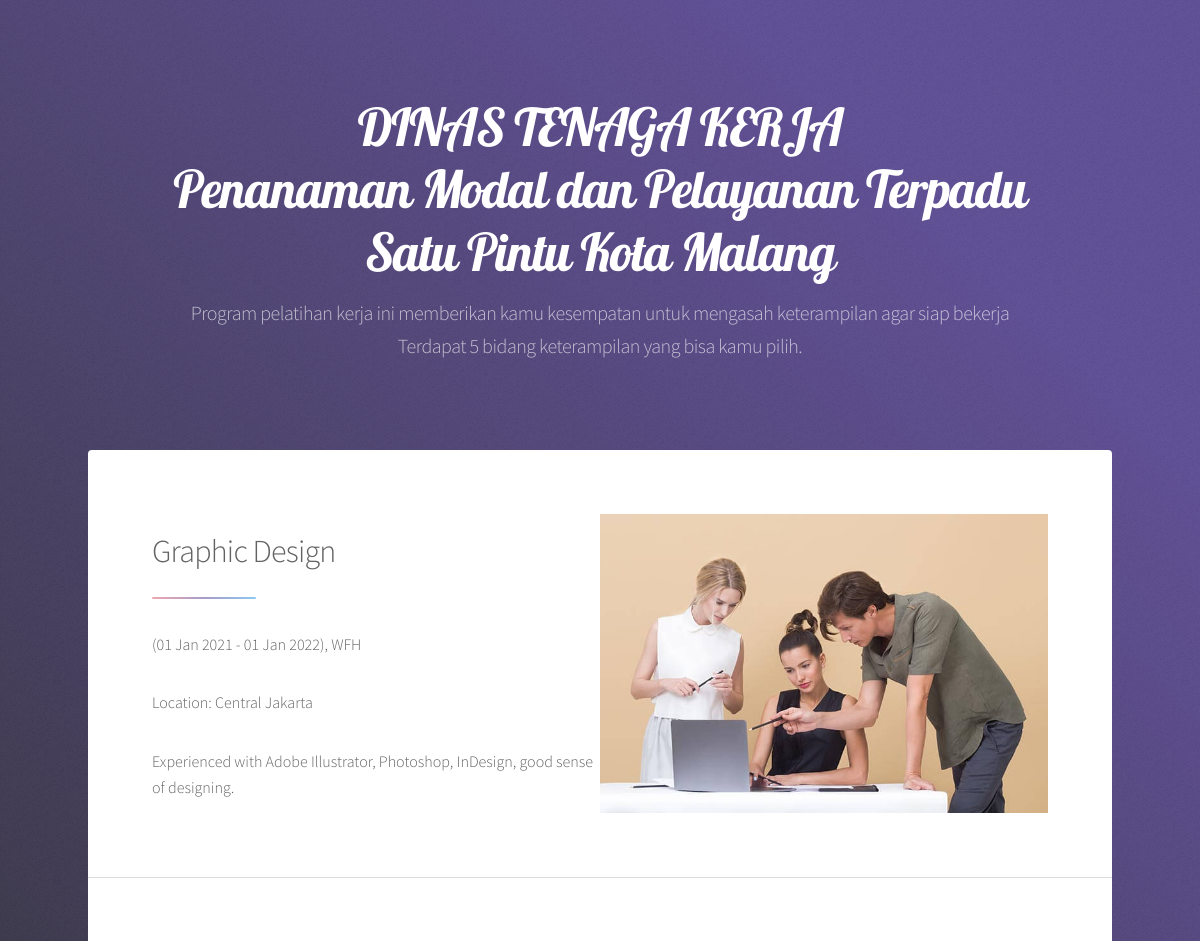
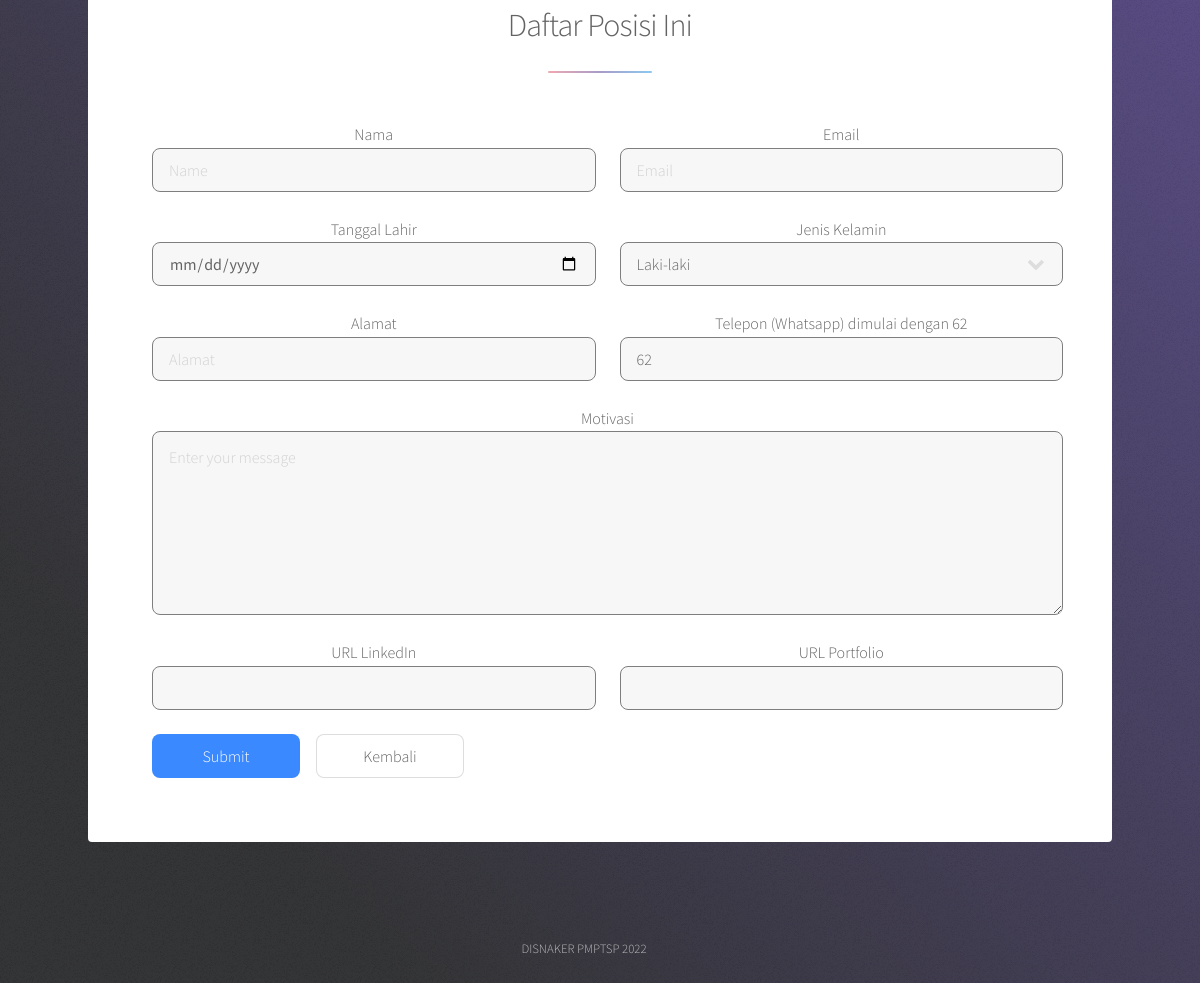
Page /apply.php?id=1 on the committed database (2 pictures, top to bottom).
### tables this page shows
CREATE TABLE `job` (
  `id` int(11) NOT NULL,
  `jobname` varchar(30) NOT NULL,
  `jobdesc` text NOT NULL,
  `jobstart` date NOT NULL,
  `jobend` date NOT NULL,
  `registerend` date NOT NULL,
  `jobadded` timestamp NOT NULL DEFAULT current_timestamp(),
  `jobloc` text NOT NULL,
  `workingtype` varchar(3) NOT NULL
);

### apply.php (the view, shortened to what this page needs)
<?php
require 'backend/koneksi.php';
$date_now = date("Y-m-d", strtotime("-16 years"));
$getid = $_GET['id'];
$getdata = mysqli_query($conn,"select * from job where id='$getid'");
$data = mysqli_fetch_array($getdata);
                    $namajob = $data['jobname'];
                    $descjob = $data['jobdesc'];
                    $mulai = date_format(date_create($data['jobstart']),"d M Y");
                    $selesai = date_format(date_create($data['jobend']),"d M Y");
                    $periode = $mulai." - ".$selesai;
                    $jobloc = $data['jobloc'];
                    $workingtype = $data['workingtype'];
?>
<!DOCTYPE html>
<html lang="en">
<head>
    <link rel="stylesheet" href="css/bootstrap.min.css">
    <link rel="stylesheet" href="css/style.css">
    <link rel="stylesheet" href="assets/css/main.css" />
</head>
<body class="is-preload">
			<div id="wrapper">
					<header id="header" class="alt">
					<h1>DINAS TENAGA KERJA<br> Penanaman Modal dan Pelayanan Terpadu Satu Pintu Kota Malang </h1>
						<p>Program pelatihan kerja ini memberikan kamu kesempatan untuk mengasah keterampilan agar siap bekerja <br> Terdapat 5 bidang keterampilan yang bisa kamu pilih.</p>
					</header>
					<div id="main">
							<section id="intro" class="main">
								<div class="spotlight">
									<div class="content">
										<header class="major">
											<h2><?=$namajob;?></h2>
										</header>
                                        <p>(<?=$periode;?>), <?=$workingtype;?></p>
                                        <p>Location: <?=$jobloc;?></p>
                                        <p><?=$descjob;?></p>
									</div>
									<img src="img/landing.jpg" class="landing" />
								</div>
							</section>
							<section id="first" class="main special">
								<header class="major">
									<h2>Daftar Posisi Ini</h2>
								</header>
                            <form method="post">
                            <div class="row gtr-uniform">
												<div class="col-6 col-12-xsmall">
                                                    Nama
													<input type="text" name="fullname" placeholder="Name" />
												</div>
												<div class="col-6 col-12-xsmall">
                                                    Email
													<input type="email" name="email" placeholder="Email" />
                                                </div>
                                                <div class="col-6 col-12-xsmall">
                                                    Tanggal Lahir
													<input type="date" class="form-control" name="dob" min="1970-01-02" max="<?=$date_now;?>" required>
												</div>
												<div class="col-6 col-12-xsmall">
                                                    Jenis Kelamin
													<select name="gender"><option value="Laki-laki">Laki-laki</option><option value="Perempuan">Perempuan</option></select>
                                                </div>
                                                <div class="col-6 col-12-xsmall">
                                                    Alamat
													<input type="text" name="alamat" placeholder="Alamat" />
												</div>
												<div class="col-6 col-12-xsmall">
                                                    Telepon (Whatsapp) dimulai dengan 62
													<input type="text" name="telepon" min="1" value="62"required>
                                                </div>
												<div class="col-12">
                                                    Motivasi
													<textarea name="demo-message" id="demo-message" placeholder="Enter your message" rows="6"></textarea>
												</div>
                                                <div class="col-6 col-12-xsmall">
                                                    URL LinkedIn
													<input type="url" name="linkedin" required>
												</div>
												<div class="col-6 col-12-xsmall">
                                                    URL Portfolio
													<input type="url" name="portfolio" required>
                                                </div>
                                                <div class="col-12">
													<ul class="actions">
														<li><input type="submit" value="Submit" class="primary" name="apply" /></li>
														<li><a href="index.php" class="button">Kembali</a></li>
													</ul>
                                                </div>
                                            </div>
                                    </form>
							</section>
					</div>
					<footer id="footer">
						<p class="copyright">DISNAKER PMPTSP 2022</p>
					</footer>
			</div>
	</body>
</html>

### css/style.css (style rules this page uses)
.landing { width: 50%; }
h1 { font-family: "Lobster", serif; }
a { text-decoration: none; }
.form-control { border: olive; }

### rows in the picture
job: jobname "Graphic Design", periode "01 Jan 2021 - 01 Jan 2022", workingtype "WFH", jobloc "Central Jakarta", jobdesc "Experienced with Adobe Illustrator, Photoshop, InDesign, good sense of designing."
